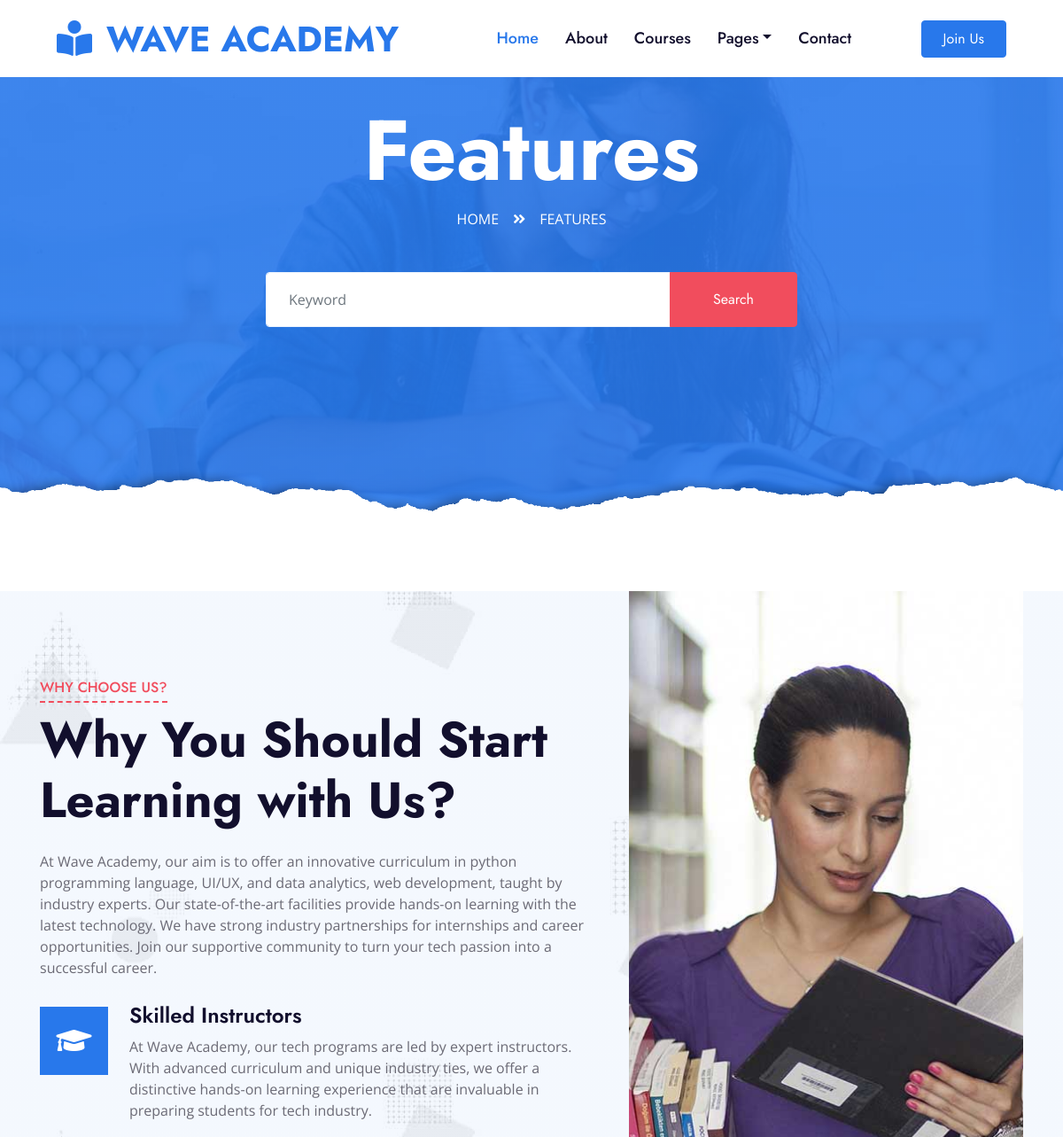
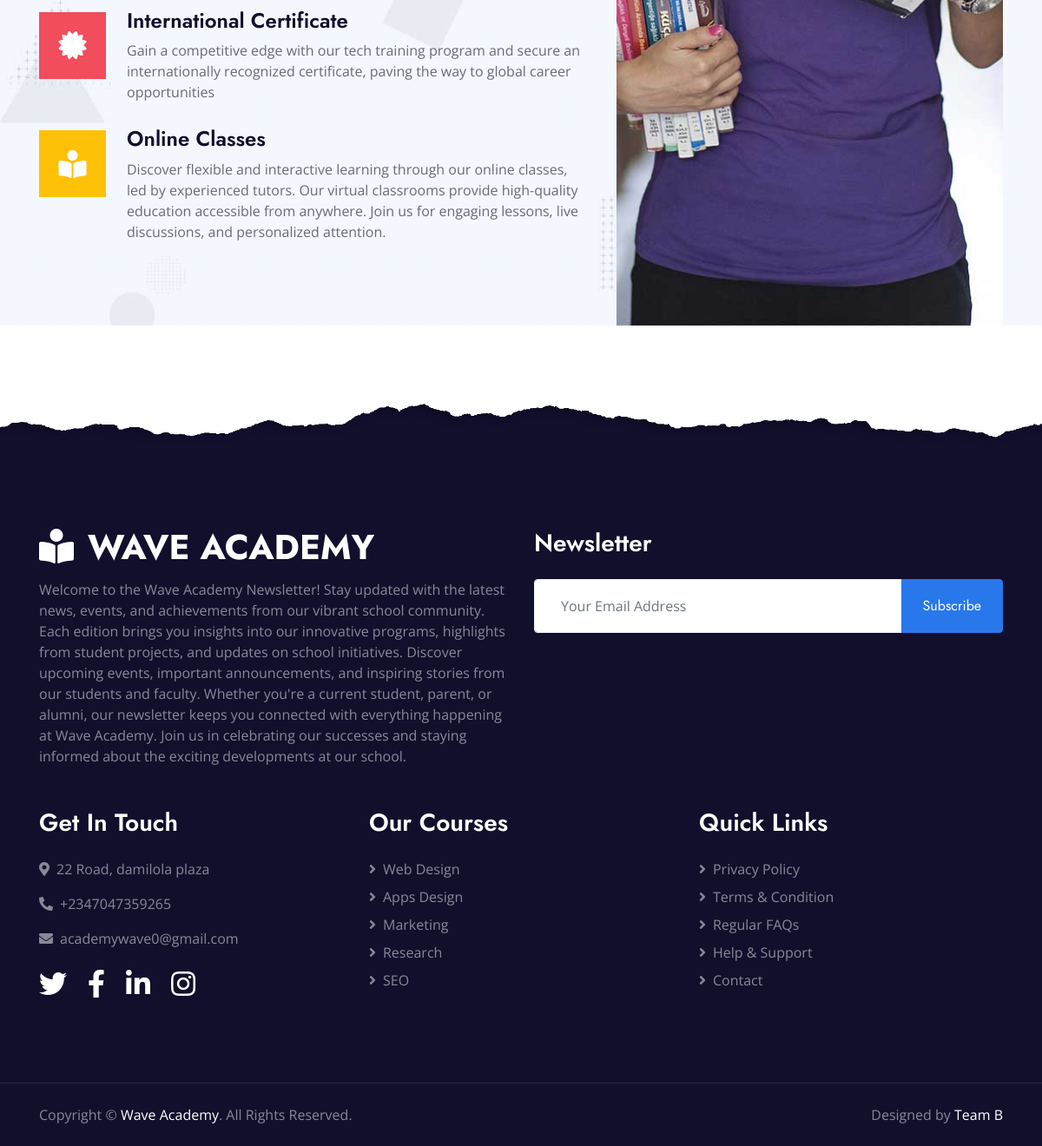
The page /feature on the database its author committed (2 pictures, top to bottom).
### core/models.py (models this page shows, shortened)
class FeatureContent(models.Model):
    title = models.CharField(max_length=400)
    description = models.TextField()
    Skilled_Instructors = models.CharField(max_length=400)
    SkilledDescription = models.TextField()
    International_Certificate = models.CharField(max_length=600)
    InternationalDescription = models.TextField()
    Online_Classes = models.CharField(max_length=600)
    OnlineDescription = models.TextField()
    image = models.ImageField(upload_to='feature_images/')

### core/views.py (the view)
# urls.py: path('feature', views.feature, name='feature'),
def feature(request):
    festurecontent = FeatureContent.objects.first()
    context = {
        'festurecontent': festurecontent,
    }
    return render(request, 'feature.html', context )

### core/templates/feature.html (shortened to what this page needs)
{% extends 'base.html' %}
{% load static %}
{% block content %}
    <div class="jumbotron jumbotron-fluid page-header position-relative overlay-bottom" style="margin-bottom: 90px;">
        <div class="container text-center py-5">
            <h1 class="text-white display-1">Features</h1>
            <div class="d-inline-flex text-white mb-5">
                <p class="m-0 text-uppercase"><a class="text-white" href="">Home</a></p>
                <i class="fa fa-angle-double-right pt-1 px-3"></i>
                <p class="m-0 text-uppercase">Features</p>
            </div>
            <div class="mx-auto mb-5" style="width: 100%; max-width: 600px;">
                <div class="input-group">
                    <div class="mx-auto mb-5" style="width: 100%; max-width: 600px;">
                        <form method="get" action="{% url 'search' %}">
                            <div class="input-group">
                                <input type="text" name="query" class="form-control border-light" style="padding: 30px 25px;" placeholder="Keyword">
                                <div class="input-group-append">
                                    <button class="btn btn-secondary px-4 px-lg-5" type="submit">Search</button>
                                </div>
                            </div>
                        </form>
                    </div>
                </div>
            </div>
        </div>
    </div>
    <div class="container-fluid bg-image" style="margin: 90px 0;">
        <div class="container">
            <div class="row">
                <div class="col-lg-7 my-5 pt-5 pb-lg-5">
                    <div class="section-title position-relative mb-4">
                        <h6 class="d-inline-block position-relative text-secondary text-uppercase pb-2">Why Choose Us?</h6>
                        <h1 class="display-4">{{ festurecontent.title }}</h1>
                    </div>
                    <p class="mb-4 pb-2">{{ festurecontent.description}}</p>
                    <div class="d-flex mb-3">
                        <div class="btn-icon bg-primary mr-4">
                            <i class="fa fa-2x fa-graduation-cap text-white"></i>
                        </div>
                        <div class="mt-n1">
                            <h4>{{ festurecontent.Skilled_Instructors}}</h4>
                            <p>{{ festurecontent.SkilledDescription}}</p>
                        </div>
                    </div>
                    <div class="d-flex mb-3">
                        <div class="btn-icon bg-secondary mr-4">
                            <i class="fa fa-2x fa-certificate text-white"></i>
                        </div>
                        <div class="mt-n1">
                            <h4>{{ festurecontent.International_Certificate}}</h4>
                            <p>{{ festurecontent.InternationalDescription}}</p>
                        </div>
                    </div>
                    <div class="d-flex">
                        <div class="btn-icon bg-warning mr-4">
                            <i class="fa fa-2x fa-book-reader text-white"></i>
                        </div>
                        <div class="mt-n1">
                            <h4>{{ festurecontent.Online_Classes}}</h4>
                            <p class="m-0">{{ festurecontent.OnlineDescription}}</p>
                        </div>
                    </div>
                </div>
                <div class="col-lg-5" style="min-height: 500px;">
                    <div class="position-relative h-100">
                        <img class="position-absolute w-100 h-100" src="{{ festurecontent.image.url}}" style="object-fit: cover;">
                    </div>
                </div>
            </div>
        </div>
    </div>
{% endblock %}

### rows shown on the page
FeatureContent: title "Why You Should Start Learning with Us?", description "At Wave Academy, our aim is to offer an innovative curriculum in python programming language, UI/UX, and data analytics, web development, taught by industry experts. Our state-of-the-art facilities provide hands-on learning with the latest technology. We have strong industry partnerships for internships and career opportunities. Join our supportive community to turn your tech passion into a successful career.", Skilled_Instructors "Skilled Instructors", SkilledDescription "At Wave Academy, our tech programs are led by expert instructors. With advanced curriculum and unique industry ties, we offer a distinctive hands-on learning experience that are invaluable in preparing students for tech industry.", International_Certificate "International Certificate", InternationalDescription "Gain a competitive edge with our tech training program and secure an internationally recognized certificate, paving the way to global career opportunities", Online_Classes "Online Classes", OnlineDescription "Discover flexible and interactive learning through our online classes, led by experienced tutors. Our virtual classrooms provide high-quality education accessible from anywhere. Join us for engaging lessons, live discussions, and personalized attention.", image (picture)
